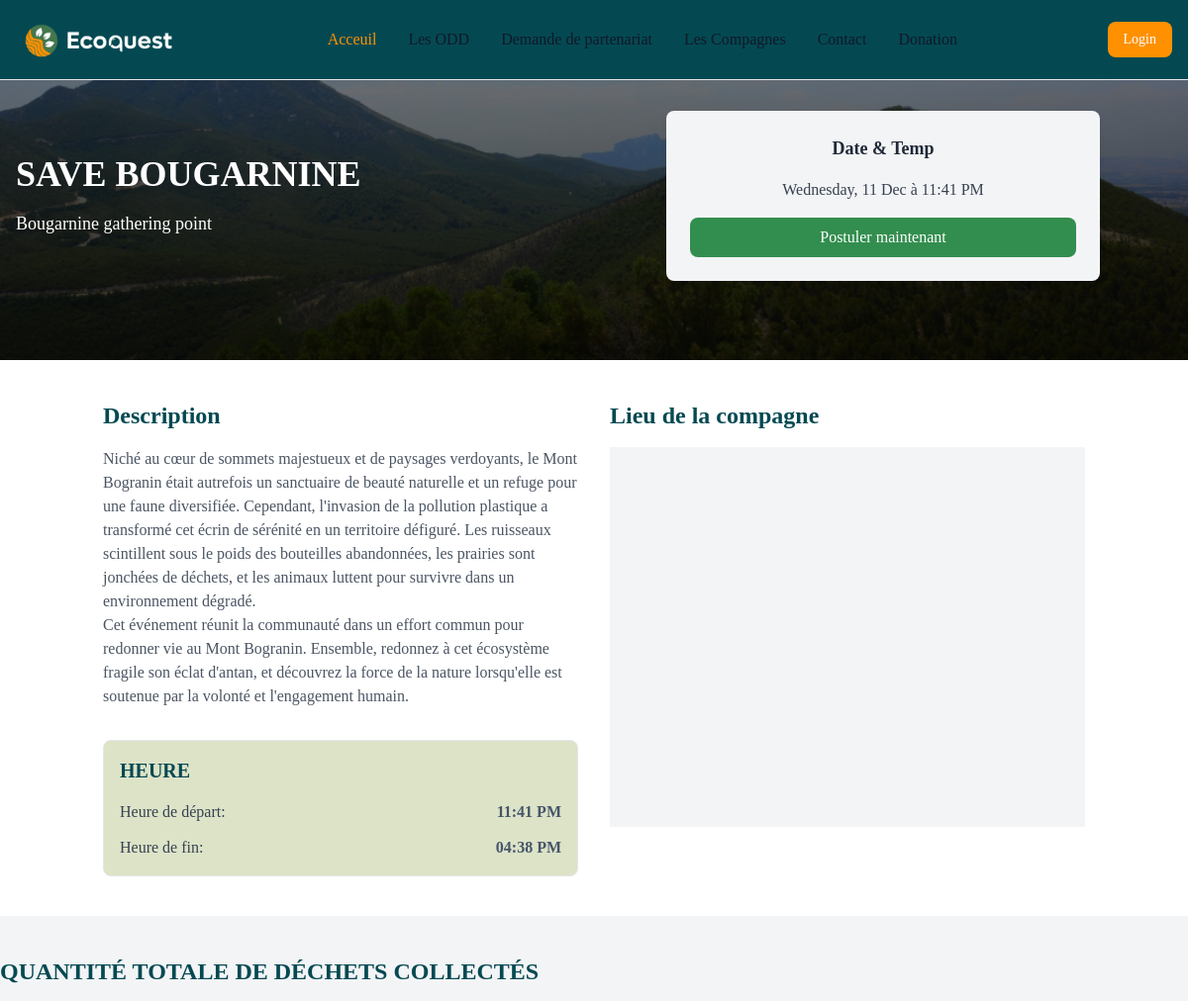
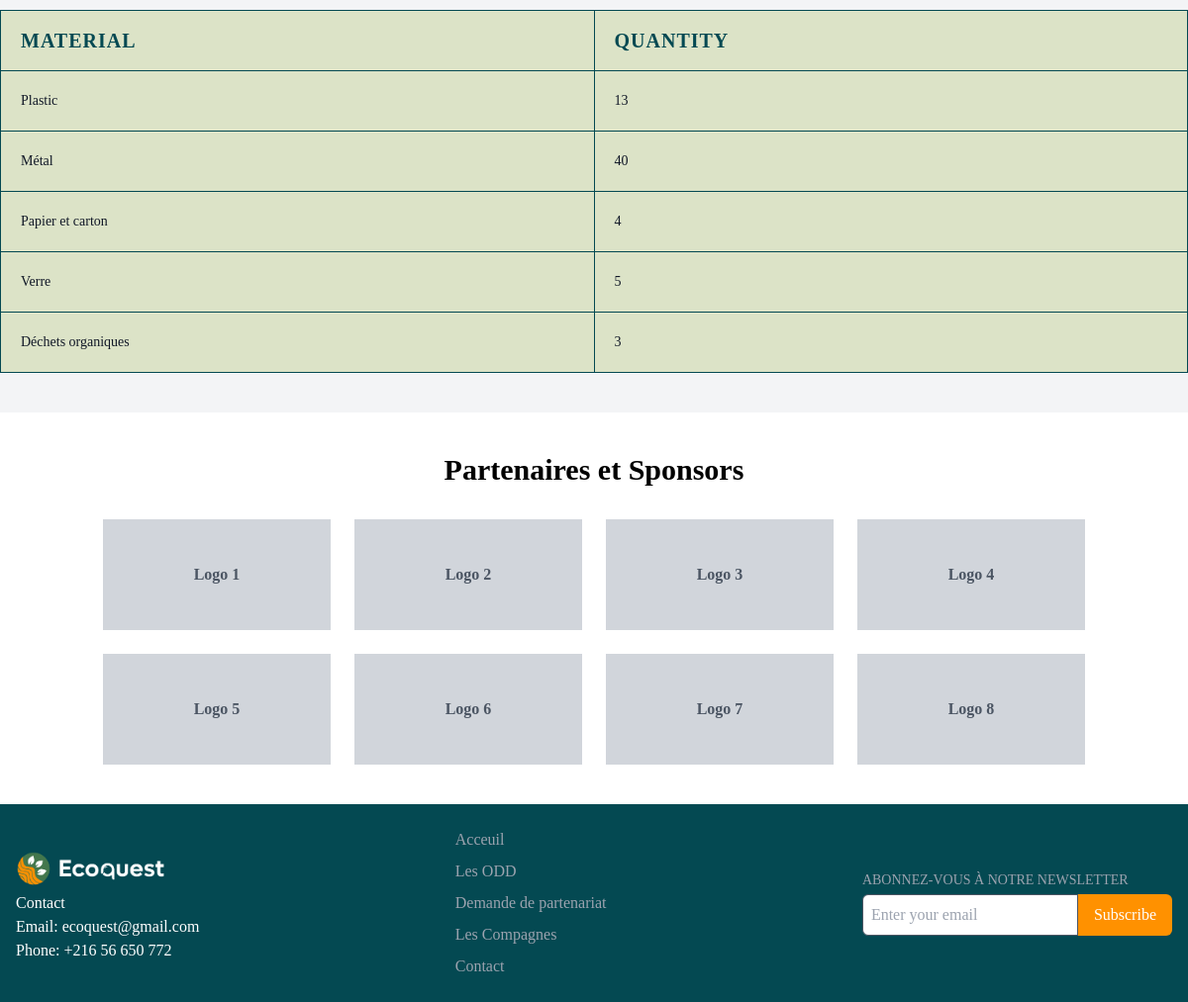
The page /Main/eventDetail.php?eventID=1 on the database its author committed (2 pictures, top to bottom).
### tables this page shows
CREATE TABLE `evenements` (
  `IDevent` int(11) NOT NULL,
  `Nom` varchar(20) NOT NULL,
  `Description` varchar(1000) NOT NULL,
  `Location` varchar(100) NOT NULL,
  `Date` date NOT NULL,
  `startTime` time NOT NULL,
  `endTime` time NOT NULL,
  `eventType` varchar(20) NOT NULL,
  `Status` varchar(20) NOT NULL,
  `eventImage` varchar(20) NOT NULL,
  `trash` float NOT NULL,
  `Googlemaps` text NOT NULL
  );

CREATE TABLE `eventmaterials` (
  `idcol` int(11) NOT NULL,
  `idmat` int(11) NOT NULL,
  `idevent` int(11) NOT NULL,
  `nommat` varchar(100) NOT NULL,
  `qty` decimal(10,0) NOT NULL
);

### Main/eventDetail.php (the view, shortened to what this page needs)
<!DOCTYPE html>
<html lang="en">
<head>
<link rel="stylesheet" href="Main.css">
    <script src="https://cdn.tailwindcss.com"></script>
</head>
<body class="bg-white">
     <nav
      class="bg-[#044952] dark:bg-[#044952] fixed w-full z-20 top-0 start-0 border-b border-gray-200 dark:border-gray-600"
    >
      <div
        class="max-w-screen-xl flex flex-wrap items-center justify-between mx-auto p-4"
      >
        <a href="#" class="flex items-center space-x-3 rtl:space-x-reverse">
          <img src="logo equoquest imen-06.png" class="h-12" alt="Logo" />
        </a>
        <div class="flex md:order-2 space-x-3 md:space-x-0 rtl:space-x-reverse">
        <?php
    if(isset($_SESSION["id"])) {
        echo('
        <a href="profile.php">
            <div class="w-10 h-10 rounded-full bg-cover bg-center" style="background-image: url('."../uploads/1733764460.jpg".'); cursor: pointer;"></div>
        </a>');
    } else {
        echo('<a href="logout.php" class="text-white"><button type="button" class="text-white bg-[#FF9100] hover:bg-green-800 duration-300 focus:ring-4 focus:outline-none focus:ring-blue-300 font-medium rounded-lg text-sm px-4 py-2 text-center dark:bg-[#FF9100] dark:hover:bg-[#FFCE00] dark:focus:ring-[#1d3b24]" >Login</button></a>');
    }
?>
        </div>
        <div
          id="navbar-sticky"
          class="hidden items-center justify-between w-full md:flex md:w-auto md:order-1"
        >
          <ul
            class="flex flex-col p-4 md:p-0 mt-4 text-white font-medium border rounded-lg bg-[#044952] md:space-x-8 rtl:space-x-reverse md:flex-row md:mt-0 md:border-0  dark:bg-gray-800 md:dark:bg-[#044952] dark:border-gray-700"
          >
          <li>
              <a
                href="home.php"
                class="block py-2 px-3 text-white bg-[#FF9100] rounded transition duration-300 md:bg-transparent md:text-[#FF9100] md:p-0 md:dark:text-[#FF9100]"
                >Acceuil</a
              >
            </li>
            <li>
              <a
                href="SDG.php"
                class="block py-2 px-3 text-gray-900 rounded transition duration-300 hover:bg-gray-100 md:hover:bg-transparent md:hover:text-[#FF9100] md:p-0 md:dark:hover:text-[#FF9100] dark:text-white dark:hover:bg-gray-700 dark:hover:text-white md:dark:hover:bg-transparent dark:border-gray-700"
                >Les ODD</a
              >
            </li>
            <li>
              <a
                href="becomePartner.php"
                class="block py-2 px-3 text-gray-900 rounded transition duration-300 hover:bg-gray-100 md:hover:bg-transparent md:hover:text-[#FF9100] md:p-0 md:dark:hover:text-[#FF9100] dark:text-white dark:hover:bg-gray-700 dark:hover:text-white md:dark:hover:bg-transparent dark:border-gray-700"
                >Demande de partenariat</a
              >
            </li>
            <li>
              <a
                href="Event.php"
                class="block py-2 px-3 text-gray-900 rounded transition duration-300 hover:bg-gray-100 md:hover:bg-transparent md:hover:text-[#FF9100] md:p-0 md:dark:hover:text-[#FF9100] dark:text-white dark:hover:bg-gray-700 dark:hover:text-white md:dark:hover:bg-transparent dark:border-gray-700"
                >Les Compagnes</a
              >
            </li>
            <li>
              <a
                href="contact.php"
                class="block py-2 px-3 text-gray-900 rounded transition duration-300 hover:bg-gray-100 md:hover:bg-transparent md:hover:text-[#FF9100] md:p-0 md:dark:hover:text-[#FF9100] dark:text-white dark:hover:bg-gray-700 dark:hover:text-white md:dark:hover:bg-transparent dark:border-gray-700"
                >Contact</a
              >
            </li>
            <li>
              <a
                href="donation.php"
                class="block py-2 px-3 text-gray-900 rounded transition duration-300 hover:bg-gray-100 md:hover:bg-transparent md:hover:text-[#FF9100] md:p-0 md:dark:hover:text-[#FF9100] dark:text-white dark:hover:bg-gray-700 dark:hover:text-white md:dark:hover:bg-transparent dark:border-gray-700"
                aria-current="page"
                >Donation</a
              >
            </li>
          </ul>
        </div>
      </div>
    </nav>
<?php
                include "conn.php";
                $eventID=$_GET['eventID'];
                $req="select Nom, Description,Googlemaps, Status, Location, DATE_FORMAT(Date, '%b') as month, DATE_FORMAT(Date, '%d') as day, DAYNAME(Date) as dayName, DATE_FORMAT(startTime, '%h:%i %p') as startTime, DATE_FORMAT(endTime, '%h:%i %p') as endTime,eventImage  from evenements where IDevent=$eventID";
                $res=mysqli_query($conn, $req);
                while($row=mysqli_fetch_assoc($res)) {
                    $nom=$row["Nom"];
                    $Description=$row["Description"];
                    $Location=$row['Location'];
                    $month=$row['month'];
                    $day=$row['day'];
                    $dayName=$row['dayName'];
                    $startTime=$row['startTime'];
                    $endTime=$row['endTime'];
                    $status=$row['Status'];
                    $image=$row['eventImage'];
                    $googlemaps=mysqli_real_escape_string($conn, $row['Googlemaps']);
                }
                ?>
    <main class="max-w-7xl  container mx-auto w-100 px-4 mt-8 py-20"
            style="background-image:linear-gradient(rgba(0, 0, 0, 0.5), rgba(0, 0, 0, 0.8)), url('../uploads/<?php echo $image; ?>');
                background-size: cover;
                background-position: center;
                background-repeat: no-repeat;">
        <div class="flex flex-col md:flex-row items-center justify-between space-y-8 md:space-y-0">
            <div class="w-full md:w-1/2 space-y-4">
                <h1 class="text-4xl font-bold text-white uppercase">
                <?php echo($nom); ?></h1>
                 <p class="text-lg font-regular text-white ">
                    <?php echo($Location); ?>
                 </p>
            </div>
            <div class="w-full md:w-1/2 flex justify-center">
                <div class="bg-gray-100 p-6 rounded-lg shadow-md w-full md:w-3/4">
                    <h2 class="text-lg font-semibold text-gray-800 text-center mb-4">Date & Temp</h2>
                    <p class="text-gray-700 text-center mb-4"><?php echo($dayName.", ".$day." ".$month." à ".$startTime); ?></p>
                    <form action="" method="POST">
                    <input type="submit" value="Postuler maintenant" name="apply" class="cursor-pointer bg-[#328E4E] text-white font-medium py-2 px-4 rounded-lg w-full hover:bg-green-800 transition duration-300">
                    </form>
                </div>
            </div>
        </div>
    </main>
<section class="max-w-7xl mx-auto bg-white py-10">
    <div class="container mx-auto px-4 grid grid-cols-1 md:grid-cols-2 gap-8">
        <div class="space-y-8">
            <div>
                <h2 class="text-2xl font-semibold  text-[#044952] mb-4">Description</h2>
                <p class="text-gray-600 text-md">
                    <?php echo($Description); ?>
                </p>
            </div>
            <div class="time-section bg-[#dce3c7] p-4 rounded-lg border border-gray-200">
    <h2 class="text-xl font-semibold text-[#044952] uppercase mb-4">Heure</h2>
    <div class="space-y-3 text-gray-700">
        <div class="flex justify-between items-center">
            <p class="font-medium ">Heure de départ:</p>
            <p class="text-slate-600 font-bold"><?php echo($startTime); ?></p>
        </div>
        <div class="flex justify-between items-center">
            <p class="font-medium">Heure de fin:</p>
            <p class="text-slate-600 font-bold"><?php echo($endTime); ?></p>
        </div>
    </div>
</div>
        </div>
        <div>
            <h2 class="text-2xl font-semibold mb-4 text-[#044952]">Lieu de la compagne</h2>
            <div class="bg-gray-100 h-96 w-full mb-4">
                <div id="map" class="aspect-square w-full h-full">
             <iframe src=<?php echo($googlemaps); ?>  class="w-full " height="386" style="border:0;" allowfullscreen="" loading="lazy">
             </iframe>
                </div>
            </div>
        </div>
    </div>
</section>
       <?php
        if($status=='Upcoming'){
       ?>
      <section class="py-10 ">
        <div class="container mx-auto px-4 ">
          <h2 class="text-2xl font-bold mb-6 text-center">Tableau des équipes</h2>
          <div class="team-table">
            <div class="team-column">
              <div class="team-header">Équipe A</div>
              <?php
                $req2="select DISTINCT Nom from utilisateur u, participants p where u.ID=p.idutilsateur and idevent = '$eventID' and team='A'";
                $participants=mysqli_query($conn,$req2);
                while($row=mysqli_fetch_assoc($participants)){
                    echo('<div class="team-row">'.$row['Nom'].'</div>');
                }
              ?>
            </div>
            <div class="team-column">
              <div class="team-header">Équipe B</div>
              <?php
                $req3="select DISTINCT Nom from utilisateur u, participants p where u.ID=p.idutilsateur and idevent = '$eventID' and team='B'";
                $participants1=mysqli_query($conn,$req3);
                while($row3=mysqli_fetch_assoc($participants1)){
                    echo('<div class="team-row">'.$row3['Nom'].'</div>');
                }
              ?>
            </div>
          </div>
        </div>
      </section>
      <?php
        }else{
      ?>
      <section class=" bg-gray-100 py-10  mx-auto">
        <h1 class="text-2xl font-bold mb-6 max-w-7xl mx-auto uppercase text-[#044952] ">Quantité totale de déchets collectés</h1>
  <table class="leading-normal w-full max-w-7xl mx-auto">
    <thead>
        <tr>
            <th style="background-color: #dce3c7; color: #044952 ; width: 50%;"
                class="px-5 py-4 border border-[#044952] text-left text-xl font-bold uppercase tracking-wider">
                Material
            </th>
            <th style="background-color: #dce3c7; color: #044952; width: 50%;"
                class="px-5 py-4 border border-[#044952] text-left text-xl font-bold uppercase tracking-wider">
                Quantity
            </th>
        </tr>
    </thead>
    <tbody>
        <?php
        $getMatReq="select * from eventmaterials where idevent='$eventID'";
        $getMatRes=mysqli_query($conn, $getMatReq);
        while($mats=mysqli_fetch_assoc($getMatRes)) {
            echo('<tr>
            <td style="background-color: #dce3c7; width: 50%;" class="px-5 py-5 border border-[#044952] text-sm">
                <div class="flex items-center">
                    <div class="">
                        <p class="text-gray-900  font-medium whitespace-no-wrap">'
                            .$mats["nommat"].'
                        </p>
                    </div>
                </div>
            </td>
            <td style="background-color: #dce3c7; width: 50%;" class="px-5 py-5 border border-[#044952] text-sm">
                <p class="text-gray-900 font-medium  whitespace-no-wrap">'
                            .$mats["qty"].'</p>
            </td>
            </tr>');
        }
        ?>
    </tbody>
</table>
      </section>
    <?php
        }
    ?>
    <section class="bg-white py-10 max-w-7xl mx-auto">
        <div class="container mx-auto px-4">
            <h2 class="text-3xl font-bold text-center mb-8">Partenaires et Sponsors</h2>
            <div class="grid grid-cols-2 md:grid-cols-4 gap-6">
                <div class="bg-gray-300 h-28 flex items-center justify-center">
                    <p class="text-gray-600 font-bold">Logo 1</p>
                </div>
                <div class="bg-gray-300 h-28 flex items-center justify-center">
                    <p class="text-gray-600 font-bold">Logo 2</p>
                </div>
                <div class="bg-gray-300 h-28 flex items-center justify-center">
                    <p class="text-gray-600 font-bold">Logo 3</p>
                </div>
                <div class="bg-gray-300 h-28 flex items-center justify-center">
                    <p class="text-gray-600 font-bold">Logo 4</p>
                </div>
                <div class="bg-gray-300 h-28 flex items-center justify-center">
                    <p class="text-gray-600 font-bold">Logo 5</p>
                </div>
                <div class="bg-gray-300 h-28 flex items-center justify-center">
                    <p class="text-gray-600 font-bold">Logo 6</p>
                </div>
                <div class="bg-gray-300 h-28 flex items-center justify-center">
                    <p class="text-gray-600 font-bold">Logo 7</p>
                </div>
                <div class="bg-gray-300 h-28 flex items-center justify-center">
                    <p class="text-gray-600 font-bold">Logo 8</p>
                </div>
            </div>
        </div>
    </section>
    <footer class="bg-[#044952] text-white py-6 " >
        <div
            class=" mx-auto px-4 space-y-4 md:space-y-0 md:flex md:justify-between sm:items-center sm:justify-center max-w-7xl  mx-auto">
            <div>
            <a href="home.php" class="flex items-center  rtl:space-x-reverse -ml-2">
                <img src="logo equoquest imen-06.png" class="h-12" alt="Logo">
            </a>
                <p>Contact</p>
                <p>Email: ecoquest@gmail.com</p>
                <p>Phone: +216 56 650 772</p>
            </div>
            <nav class="space-y-2">
                <a href="home.php" class="block text-gray-400 hover:text-white">Acceuil</a>
                <a href="SDG.php" class="block text-gray-400 hover:text-white">Les ODD</a>
                <a href="becomePartner.php" class="block text-gray-400 hover:text-white">Demande de partenariat</a>
                <a href="Event.php" class="block text-gray-400 hover:text-white">Les Compagnes</a>
                <a href="contact.php" class="block text-gray-400 hover:text-white">Contact</a>
            </nav>
            <div>
                <label for="newsletter" class="block text-sm font-medium text-gray-400">ABONNEZ-VOUS À NOTRE NEWSLETTER</label>
                <div class="flex mt-1">
                    <input type="email" id="newsletter"
                        class="p-2 border border-gray-600 rounded-l-md focus:ring-blue-500 focus:border-blue-500"
                        placeholder="Enter your email">
                    <button
                        class="bg-[#FF9100] text-white px-4 py-2 rounded-r-md hover:bg-[#FFCE00] duration-300 transition">
                        Subscribe
                    </button>
                </div>
            </div>
        </div>
    </footer>
</body>
</html>

### Main/Main.css (style rules this page uses)
body { font-family: Montserrat; }

### rows shown on the page
evenements: eventImage (picture), Nom "SAVE BOUGARNINE", Location "Bougarnine gathering point", Description "Niché au cœur de sommets majestueux et de paysages verdoyants, le Mont Bogranin était autrefois un sanctuaire de beauté naturelle et un refuge pour une faune diversifiée. Cependant, l'invasion de la pollution plastique a transformé cet écrin de sérénité en un territoire défiguré. Les ruisseaux scintillent sous le poids des bouteilles abandonnées, les prairies sont jonchées de déchets, et les animaux luttent pour survivre dans un environnement dégradé. Cet événement réunit la communauté dans un effort commun pour redonner vie au Mont Bogranin. Ensemble, redonnez à cet écosystème fragile son éclat d'antan, et découvrez la force de la nature lorsqu'elle est soutenue par la volonté et…"
eventmaterials: nommat "Plastic", qty "13"
eventmaterials: nommat "Métal", qty "40"
eventmaterials: nommat "Papier et carton", qty "4"
eventmaterials: nommat "Verre", qty "5"
eventmaterials: nommat "Déchets organiques", qty "3"

### other values the page prints
$dayName "Wednesday"
$day "11"
$month "Dec"
$startTime "11:41 PM"
$endTime "04:38 PM"
